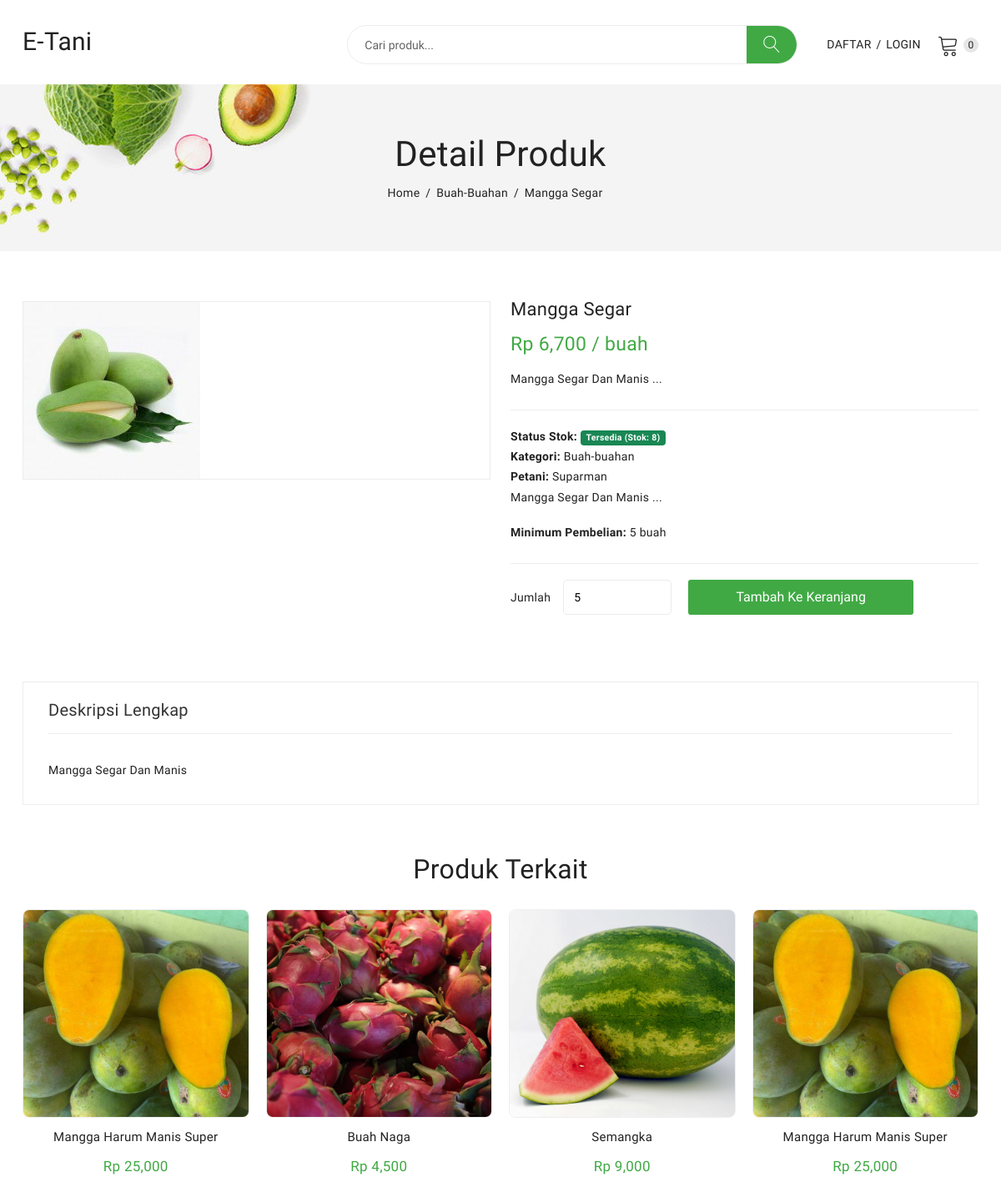
The app's page /detail_produk.php?id=8, older data.
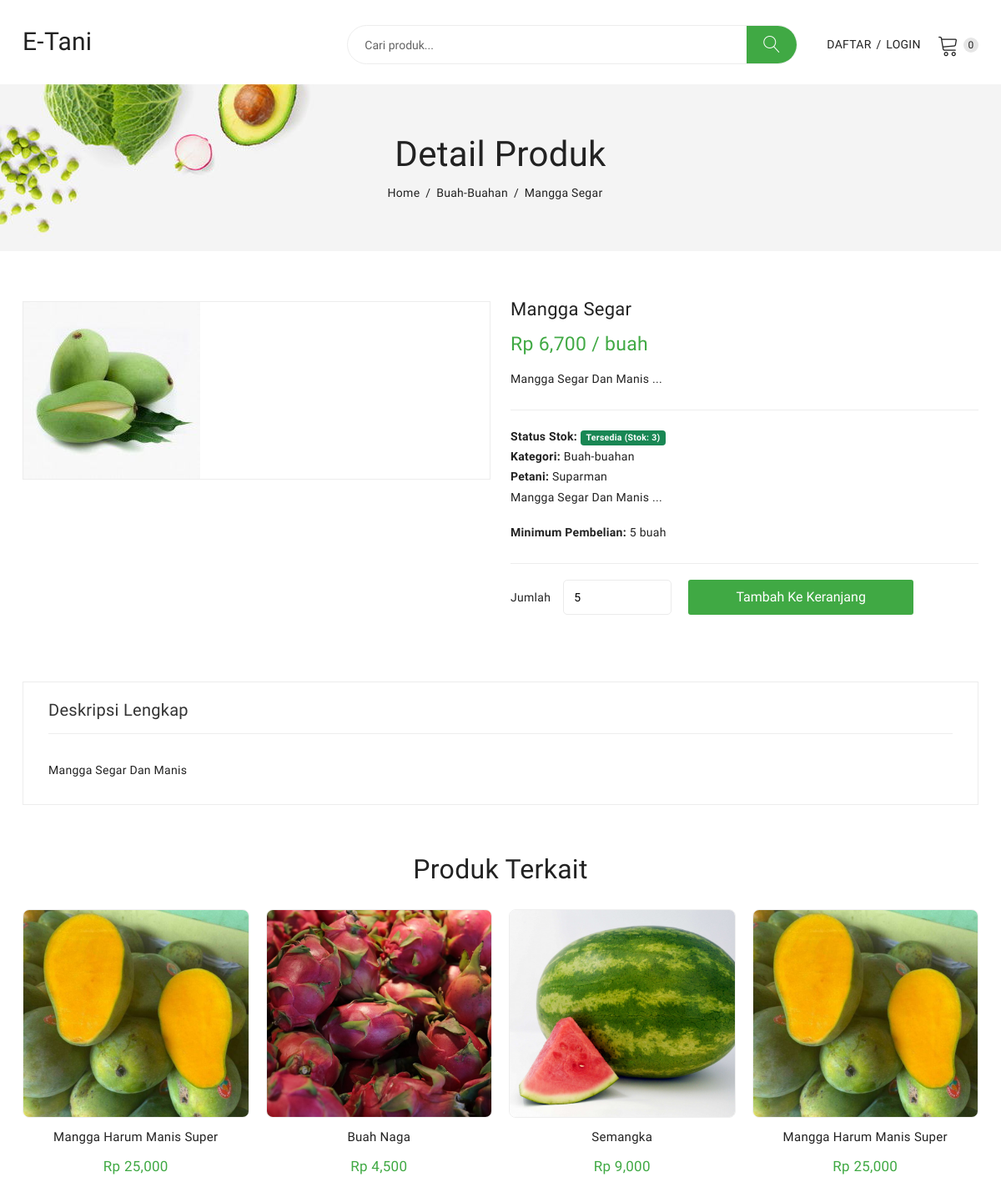
The same page, newer data.
### tables this page shows
CREATE TABLE `produk` (
  `id_produk` int(11) NOT NULL,
  `id_petani` int(11) NOT NULL,
  `id_kategori` int(11) NOT NULL,
  `nama_produk` varchar(255) NOT NULL,
  `deskripsi` text NOT NULL,
  `harga` decimal(10,0) NOT NULL,
  `satuan` varchar(20) NOT NULL COMMENT 'Contoh: kg, ikat, buah',
  `stok` int(11) NOT NULL,
  `foto_produk` varchar(255) NOT NULL,
  `status_produk` enum('Tersedia','Habis') NOT NULL DEFAULT 'Tersedia',
  `tgl_upload` timestamp NULL DEFAULT current_timestamp(),
  `minimum_pembelian` int(11) DEFAULT 1
);

CREATE TABLE `kategori_produk` (
  `id_kategori` int(11) NOT NULL,
  `nama_kategori` varchar(100) NOT NULL
);

CREATE TABLE `petani` (
  `id_petani` int(11) NOT NULL,
  `nama_petani` varchar(100) NOT NULL,
  `email` varchar(100) NOT NULL,
  `password` varchar(255) NOT NULL,
  `telp` varchar(20) NOT NULL,
  `alamat_petani` text NOT NULL,
  `foto_petani` varchar(255) DEFAULT 'default.png',
  `status_akun` enum('Aktif','Non-Aktif','Menunggu Verifikasi') NOT NULL DEFAULT 'Menunggu Verifikasi'
);

### detail_produk.php (the view, shortened to what the changed rows need)
<?php
include 'admin/inc/koneksi.php';
$id_produk = (int)$_GET['id'];
$query_produk = $con->query("SELECT
                                p.*,
                                k.nama_kategori,
                                pt.nama_petani
                            FROM produk p
                            JOIN kategori_produk k ON p.id_kategori = k.id_kategori
                            JOIN petani pt ON p.id_petani = pt.id_petani
                            WHERE p.id_produk = '$id_produk' AND p.status_produk = 'Tersedia'");
$produk = $query_produk->fetch_assoc();
include 'header.php';
$id_kategori_terkait = $produk['id_kategori'];
$query_terkait = $con->query("SELECT * FROM produk
                              WHERE id_kategori = '$id_kategori_terkait'
                              AND id_produk != '$id_produk'
                              AND status_produk = 'Tersedia'
                              LIMIT 4");
?>
<div class="breadcrumbs_area">
    <div class="container">
        <div class="row">
            <div class="col-12">
                <div class="breadcrumb_content">
                    <ul>
                        <li><a href="index.php">Home</a></li>
                        <li><a href="index.php?kategori=<?= $produk['id_kategori']; ?>"><?= $produk['nama_kategori']; ?></a></li>
                        <li><?= htmlspecialchars($produk['nama_produk']); ?></li>
                    </ul>
                </div>
            </div>
        </div>
    </div>
</div>
<div class="product_details mt-60 mb-60">
    <div class="container">
        <div class="row">
            <div class="col-lg-6 col-md-6">
                <div class="product-details-tab">
                    <div id="img-1" class="zoomWrapper single-zoom">
                        <a href="#">
                            <img id="zoom1" src="admin/images/produk/<?= $produk['foto_produk']; ?>" data-zoom-image="admin/images/produk/<?= $produk['foto_produk']; ?>" alt="Foto Produk">
                        </a>
                    </div>
                </div>
            </div>
            <div class="col-lg-6 col-md-6">
                <div class="product_d_right">
                    <form action="keranjang.php?aksi=tambah&id=<?= $produk['id_produk']; ?>" method="POST">
                        <h1><?= htmlspecialchars($produk['nama_produk']); ?></h1>
                        <div class="price_box">
                            <span class="current_price">Rp <?= number_format($produk['harga']); ?> / <?= $produk['satuan']; ?></span>
                        </div>
                        <div class="product_desc">
                            <p><?= substr(strip_tags($produk['deskripsi']), 0, 250); ?>...</p>
                        </div>
                        <div class="product_variant_info">
                            <ul>
                                <li><b>Status Stok:</b>
                                    <?php if ($produk['stok'] > 0): ?>
                                        <span class="badge bg-success">Tersedia (Stok: <?= $produk['stok'] ?>)</span>
                                    <?php else: ?>
                                        <span class="badge bg-danger">Habis</span>
                                    <?php endif; ?>
                                </li>
                                <li><b>Kategori:</b> <a href="index.php?kategori=<?= $produk['id_kategori']; ?>"><?= $produk['nama_kategori']; ?></a></li>
                                <li><b>Petani:</b> <?= $produk['nama_petani']; ?></li>
                                <div class="product_desc">
                                    <p><?= substr(strip_tags($produk['deskripsi']), 0, 250); ?>...</p>
                                    <p><strong>Minimum Pembelian:</strong> <?= $produk['minimum_pembelian']; ?> <?= $produk['satuan']; ?></p>
                                </div>
                            </ul>
                        </div>
                        <?php if ($produk['stok'] > 0): ?>
                            <div class="product_variant quantity">
                                <label>Jumlah</label>
                                <input min="<?= $produk['minimum_pembelian']; ?>"
                                    max="<?= $produk['stok']; ?>"
                                    value="<?= $produk['minimum_pembelian']; ?>"
                                    type="number"
                                    name="jumlah"
                                    required>
                                <button class="button" type="submit">Tambah ke Keranjang</button>
                            </div>
                        <?php else: ?>
                            <div class="product_variant quantity">
                                <button class="button" type="button" disabled>Stok Habis</button>
                            </div>
                        <?php endif; ?>
                    </form>
                </div>
            </div>
        </div>
    </div>
</div>
<div class="product_d_info mb-60">
    <div class="container">
        <div class="row">
            <div class="col-12">
                <div class="product_d_inner">
                    <div class="tab-content">
                        <div class="tab-pane fade show active" id="info" role="tabpanel">
                            <div class="product_info_content">
                                <p><?= nl2br(htmlspecialchars($produk['deskripsi'])); ?></p>
                            </div>
                        </div>
                    </div>
                </div>
            </div>
        </div>
    </div>
</div>
<?php if ($query_terkait->num_rows > 0) : ?>
    <section class="related_product_area mb-50">
        <div class="container">
            <div class="row">
                <div class="col-12">
                    <div class="section_title">
                        <h2>Produk Terkait</h2>
                    </div>
                </div>
            </div>
        </div>
    </section>
<?php endif; ?>
<?php
include 'footer.php';
?>

Row changes from the older to the newer data that the page shows:
changed produk "buah": stok "8" → "3"
